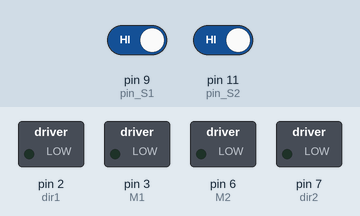
The sketch below on a simulated Arduino Uno, built with avr-gcc and run on an emulated ATmega328P. Shown: switched loads named in the sketch (green lamp = pin HIGH). The test bench sets the inputs (shaded band); at power-on: pin 9 (pin_S1) HIGH, pin 11 (pin_S2) HIGH.

Above: at 1.2 s.
1.3 s: pin 9 (pin_S1) driven LOW
At 1.7 s:
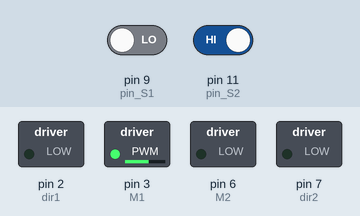
2.8 s: pin 11 (pin_S2) driven LOW
At 4.0 s:
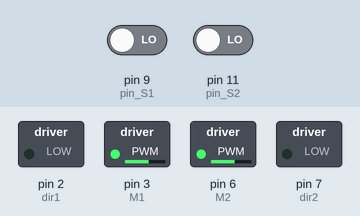
4.3 s: pin 9 (pin_S1) driven HIGH
At 5.2 s:
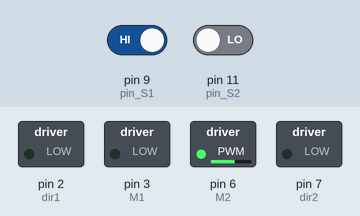
Timing chart, 0 to 7.3 s (numbered marks = the images above; inputs shaded):
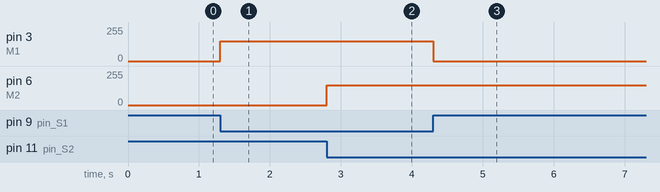

Measured:
- after the input at 1.3 s, pin 3 (M1): 0/255 → 150/255 at once
- after the input at 2.8 s, pin 6 (M2): 0/255 → 150/255 at once
- after the input at 4.3 s, pin 3 (M1): 150/255 → 0/255 at once

The sketch:

teste_linha.ino
```cpp
//Definição dos pinos de controle do motor
#define M1 3 // Pino_Velocidade 1º Motor ( 0 a 255)_ Porta ATV_A ponte H;
#define M2 6 //Pino_Velocidade 2º Motor ( 0 a 255) _ Porta ATV_B ponte H;
#define dir1 2 //Pino_Direção do 1º Motor: Para frente / Para trás (HIGH ou LOW)_ porta IN1 ponte H;
#define dir2 7 //Pino_Direção do 2º Motor: Para frente / Para trás (HIGH ou LOW)_ porta IN3 ponte H;
int IN2 =  4;
int IN4 =  8;
//Definição dos pinos dos sensores
#define pin_S1 9
#define pin_S2 11
bool Sensor1 = 0;
bool Sensor2 = 0;

//variável responsável por controlar a velocidade dos motores
int velocidade = 150;
void setup(){

//Setamos os pinos de controle dos motores como saída
pinMode(M1, OUTPUT);
pinMode(M2, OUTPUT);
pinMode(dir1, OUTPUT);
pinMode(dir2, OUTPUT);

//Setamos a direção inicial do motor como 0, isso fará com que ambos os motores girem para frente
digitalWrite(dir1, LOW);
digitalWrite(dir2, LOW);

digitalWrite(IN2, HIGH);
digitalWrite(IN4, HIGH);

//Setamos os pinos dos sensores como entrada
pinMode(pin_S1, INPUT);
pinMode(pin_S2, INPUT);
pinMode(IN2, INPUT);
pinMode(IN4, INPUT);
}

void loop(){
//Neste processo armazenamos o valor lido pelo sensor na variável que armazena tais dados.
Sensor1 = digitalRead(pin_S1);
Sensor2 = digitalRead(pin_S2);

//Aqui está toda a lógica de comportamento do robô: Para a cor branca atribuímos o valor 0 e, para a cor preta, o valor 1.
if((Sensor1 == 0) && (Sensor2 == 0)){ // Se detectar na extremidade das faixas duas cores brancas
analogWrite(M1, velocidade); // Ambos motores ligam na mesma velocidade
analogWrite(M2, velocidade);
}

if((Sensor1 == 1) && (Sensor2 == 0)){ // Se detectar um lado preto e o outro branco
analogWrite(M1, 0); // O motor 1 desliga
analogWrite(M2, velocidade); // O motor 2 fica ligado, fazendo assim o carrinho virar
}

if((Sensor1 == 0) && (Sensor2 == 1)){ // Se detectar um lado branco e o outro preto
analogWrite(M1, velocidade); //O motor 1 fica ligado
analogWrite(M2, 0); // O motor 2 desliga, fazendo assim o carrinho virar no outro sentido
}
}
```
